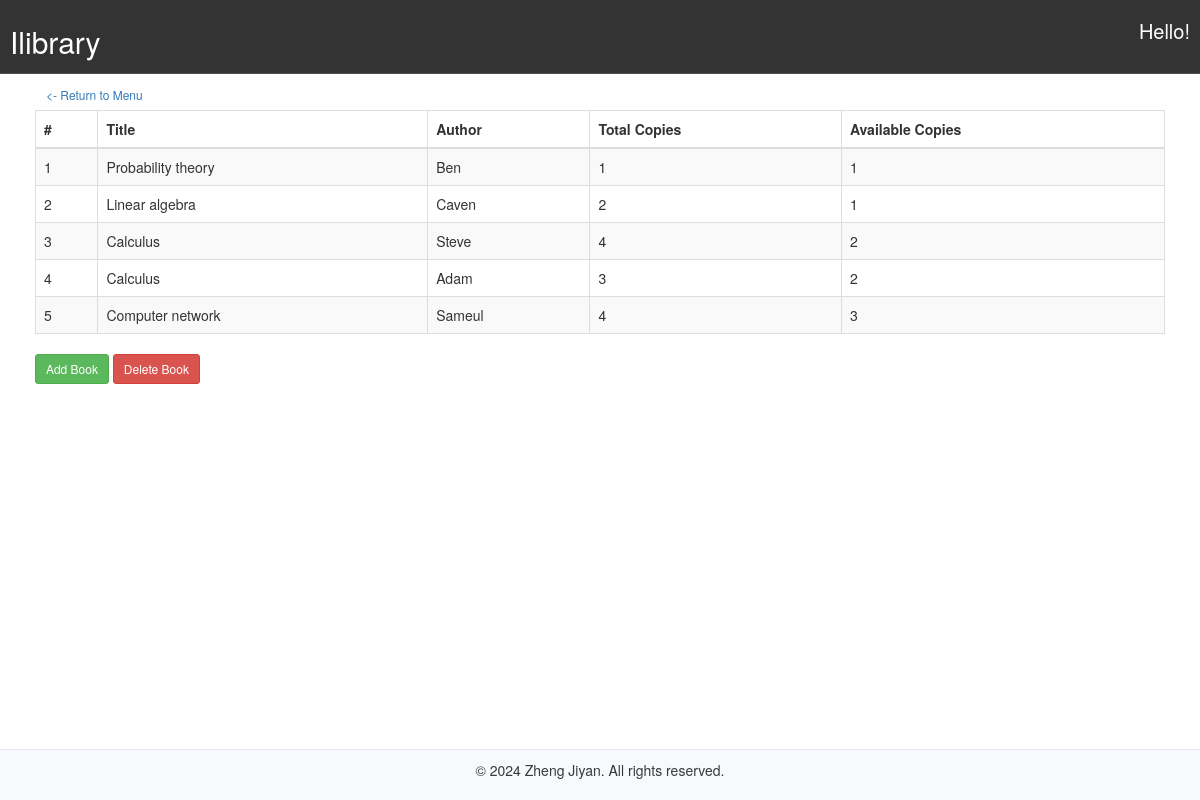
/bookList (signed in), run on the app's committed database.
### tables this page shows
CREATE TABLE Book (
                BookId INTEGER PRIMARY KEY,
                Title VARCHAR(50),
                Author VARCHAR(50),
                TotalCopies INTEGER,
                AvailableCopies INTEGER
            );

### app.py (the view)
@app.route('/bookList')
@login_required
def book_list():
    cur = get_db().cursor()
    books = cur.execute("SELECT * FROM Book").fetchall()
    return render_template('book_list.html', books=books)

### app.py (called while the page is built)
@login_manager.user_loader
def load_user(user_id):
    cur = sqlite3.connect('library.db').cursor()
    if user_id == "0":
        print("admin")
        res = cur.execute("SELECT * FROM Admin WHERE Id = ?", (user_id,))
    else:
        res = cur.execute("SELECT * FROM Student WHERE Id = ?", (user_id,))
    result = res.fetchone()
    if result:
        return User(result[0], result[1], (user_id==0))
    return None

def get_db():
    db = getattr(g, '_database', None)
    if db is None:
        db = g._database = sqlite3.connect(DATABASE)
    return db

@app.before_request
def connect_database():
    get_db()

@app.teardown_request
def teardown_request(exception):
    db = getattr(g, '_database', None)
    if db is not None:
        db.close()
    return None

### templates/book_list.html (shortened to what this page needs)
{% extends 'base.html' %}
{% block content %}
<div class="container mt-4">
    <div class="row">
        <div class="col-md-12">
            <a href="{{ url_for('menu', admin=1) }}" class="btn btn-link btn-sm mb-3 float-left">&lt;- Return to Menu</a>
            <table class="table table-striped table-bordered table-hover">
                <thead class="thead-light">
                    <tr>
                        <th scope="col">#</th>
                        <th scope="col">Title</th>
                        <th scope="col">Author</th>
                        <th scope="col">Total Copies</th>
                        <th scope="col">Available Copies</th>
                    </tr>
                </thead>
                <tbody>
                    {% for book in books %}
                    <tr>
                        <td>{{ book[0] }}</td>
                        <td>{{ book[1] }}</td>
                        <td>{{ book[2] }}</td>
                        <td>{{ book[3] }}</td>
                        <td>{{ book[4] }}</td>
                    </tr>
                    {% endfor %}
                </tbody>
            </table>
            <div class="d-flex justify-content-end mt-3">
                <a href="{{ url_for('add_book') }}" class="btn btn-success btn-sm mr-2">Add Book</a>
                <a href="{{ url_for('delete_book') }}" class="btn btn-danger btn-sm">Delete Book</a>
            </div>
        </div>
    </div>
</div>
{% endblock %}

### data on the page
Book: BookId "1", Title "Probability theory", Author "Ben", TotalCopies "1", AvailableCopies "1"
Book: BookId "2", Title "Linear algebra", Author "Caven", TotalCopies "2", AvailableCopies "1"
Book: BookId "3", Title "Calculus", Author "Steve", TotalCopies "4", AvailableCopies "2"
Book: BookId "4", Title "Calculus", Author "Adam", TotalCopies "3", AvailableCopies "2"
Book: BookId "5", Title "Computer network", Author "Sameul", TotalCopies "4", AvailableCopies "3"
